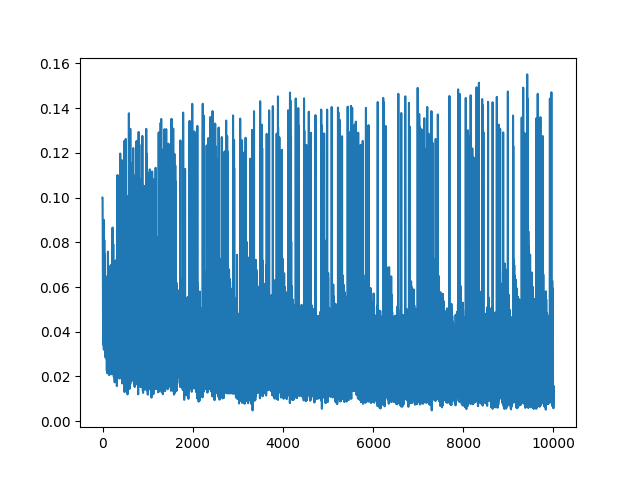

Here is the Python script that generated this plot:
# https://deeplearningcourses.com/c/artificial-intelligence-reinforcement-learning-in-python
# https://www.udemy.com/artificial-intelligence-reinforcement-learning-in-python
from __future__ import print_function, division
from builtins import range
# Note: you may need to update your version of future
# sudo pip install -U future


import sys
import numpy as np
import matplotlib
matplotlib.use('MacOSX')
import matplotlib.pyplot as plt
from grid_world import standard_grid, negative_grid
from iterative_policy_evaluation import print_values, print_policy
from monte_carlo_es import max_dict
from td0_prediction import random_action

GAMMA = 0.9
ALPHA = 0.1
ALL_POSSIBLE_ACTIONS = ('U', 'D', 'L', 'R')


if __name__ == '__main__':
    # NOTE: if we use the standard grid, there's a good chance we will end up with
    # suboptimal policies
    # e.g.
    # ---------------------------
    #   R  |   R  |   R  |      |
    # ---------------------------
    #   R* |      |   U  |      |
    # ---------------------------
    #   U  |   R  |   U  |   L  |
    # since going R at (1,0) (shown with a *) incurs no cost, it's OK to keep doing that.
    # we'll either end up staying in the same spot, or back to the start (2,0), at which
    # point we whould then just go back up, or at (0,0), at which point we can continue
    # on right.
    # instead, let's penalize each movement so the agent will find a shorter route.
    #
    # grid = standard_grid()
    grid = negative_grid(step_cost=-0.1)

    # print rewards
    print("rewards:")
    print_values(grid.rewards, grid)

    # no policy initialization, we will derive our policy from most recent Q

    # initialize Q(s,a)
    Q = {}
    states = grid.all_states()
    for s in states:
        Q[s] = {}
        for a in ALL_POSSIBLE_ACTIONS:
            Q[s][a] = 0

    # let's also keep track of how many times Q[s] has been updated
    update_counts = {}
    update_counts_sa = {}
    for s in states:
        update_counts_sa[s] = {}
        for a in ALL_POSSIBLE_ACTIONS:
            update_counts_sa[s][a] = 1.0

    # repeat until convergence
    t = 1.0
    deltas = []
    for it in range(10000):
        if it % 100 == 0:
            t += 1e-2
        if it % 2000 == 0:
            print("it:", it)

        # instead of 'generating' an epsiode, we will PLAY
        # an episode within this loop
        s = (2, 0)  # start state
        grid.set_state(s)

        # the first (s, r) tuple is the state we start in and 0
        # (since we don't get a reward) for simply starting the game
        # the last (s, r) tuple is the terminal state and the final reward
        # the value for the terminal state is by definition 0, so we don't
        # care about updating it.
        a = max_dict(Q[s])[0]
        a = random_action(a, eps=0.5/t)
        biggest_change = 0
        while not grid.game_over():
            r = grid.move(a)
            s2 = grid.current_state()

            # we need the next action as well since Q(s,a) depends on Q(s',a')
            # if s2 not in policy then it's a terminal state, all Q are 0
            a2 = max_dict(Q[s2])[0]
            a2 = random_action(a2, eps=0.5/t)  # epsilon-greedy

            # we will update Q(s,a) AS we experience the episode
            old_qsa = Q[s][a]
            Q[s][a] = Q[s][a] + ALPHA*(r + GAMMA*Q[s2][a2] - Q[s][a])
            biggest_change = max(biggest_change, np.abs(old_qsa - Q[s][a]))

            # we would like to know how often Q(s) has been updated too
            update_counts[s] = update_counts.get(s, 0) + 1

            # next state becomes current state
            s = s2
            a = a2

        deltas.append(biggest_change)

    plt.plot(deltas)
    plt.savefig(f"{sys.argv[0][:-3]}.png")
    plt.show()

    # determine the policy from Q*
    # find V* from Q*
    policy = {}
    V = {}
    for s in grid.actions.keys():
        a, max_q = max_dict(Q[s])
        policy[s] = a
        V[s] = max_q

    # what's the proportion of time we spend updating each part of Q?
    print("update counts:")
    total = np.sum(list(update_counts.values()))
    for k, v in update_counts.items():
        update_counts[k] = float(v) / total
    print_values(update_counts, grid)

    print("values:")
    print_values(V, grid)
    print("policy:")
    print_policy(policy, grid)
